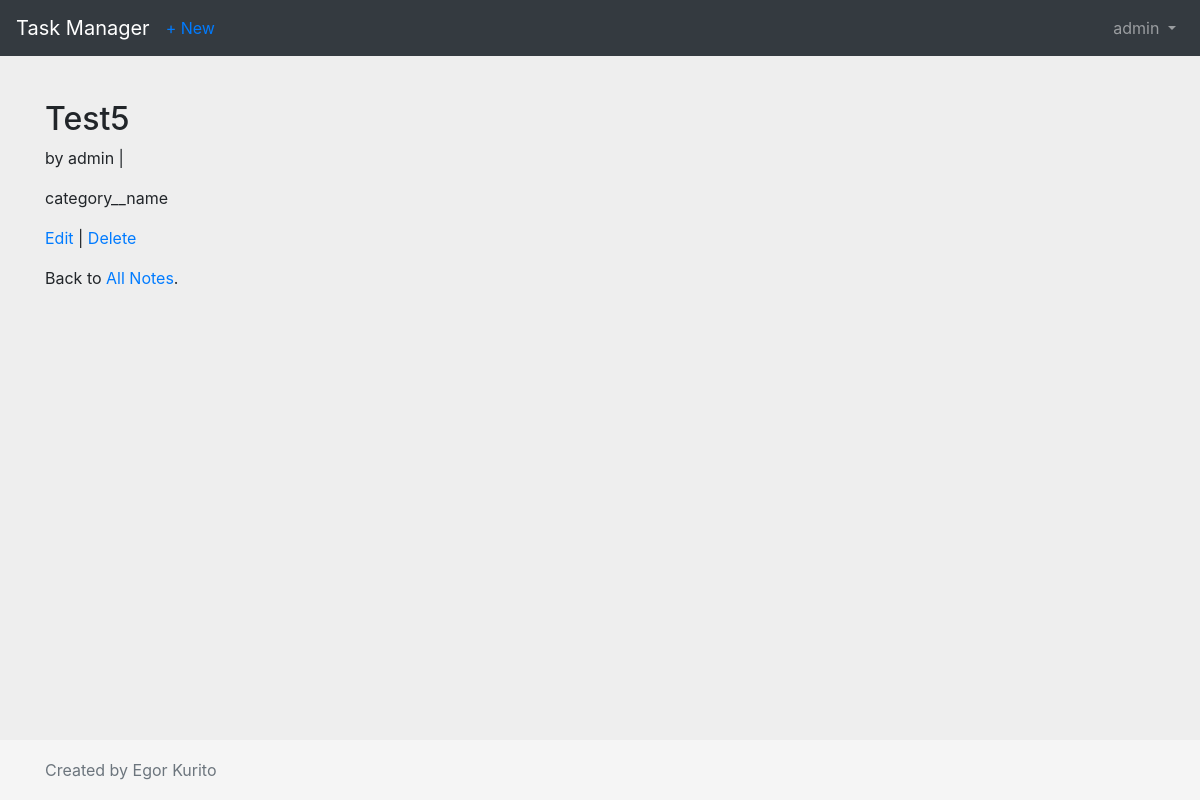
/notes/5/ (signed in), run on the app's committed database.
### users/models.py (models this page shows)
class CustomUser(AbstractUser):
    age = models.PositiveIntegerField(default=0)

### notes/models.py (models this page shows, shortened)
class Note(models.Model):
    title = models.CharField(max_length=255)
    content = models.TextField()
    favourite = models.BooleanField(default=False)
    publish = models.DateField(auto_now=False, auto_now_add=True)
    updated = models.DateTimeField(auto_now=True, auto_now_add=False)
    user = models.ForeignKey(
        settings.AUTH_USER_MODEL,
        on_delete=models.CASCADE,
    )
    category = models.ForeignKey(
        Category,
        default="Note",
        on_delete=models.CASCADE,
        related_query_name='category',
    )
    class Meta:
        ordering = ["-publish", "-updated"]

### notes/views.py (the view)
# urls.py: path('<int:pk>/', views.NoteDetailView.as_view(), name='note_detail'),
class NoteDetailView(LoginRequiredMixin, DetailView):
    model = models.Note
    template_name = 'note_detail.html'
    login_url = 'login'

### templates/note_detail.html
{% extends 'base.html' %}
{% block content %}
<div class="article-entry">
  <h2>{{ object.title }}</h2>
  <p>by {{ object.user }} | {{ object.date }}</p>
  <p>{{ object.content }}</p>
</div>
<p><a href="{% url 'note_edit' note.pk %}">Edit</a> | <a href="{% url 'note_delete' note.pk %}">Delete</a></p>
<p>Back to <a href="{% url 'note_list' %}">All Notes</a>.</p>
{% endblock content %}

### templates/base.html (shortened to what this page needs)
<!doctype html>
<html lang="en">
<head>
  {% load staticfiles %}
  <link rel="stylesheet" href="https://stackpath.bootstrapcdn.com/bootstrap/4.3.1/css/bootstrap.min.css">
  <link rel="stylesheet" type="text/css" href="{% static "css/style.css" %}">
</head>
<body>
  <nav class="navbar navbar-expand-md navbar-dark bg-dark mb-2 navbar-inverse fixed-top bg-inverse"> <a class="navbar-brand" href="{% url 'home' %}">Task Manager</a>
    {% if user.is_authenticated %}
    <ul class="navbar-nav mr-auto">
      <li class="nav-item"><a href="{% url 'note_new' %}">+ New</a></li>
    </ul>
    {% endif %}
    <div class="collapse navbar-collapse" id="navbarCollapse">
      {% if user.is_authenticated %}
      <ul class="navbar-nav ml-auto">
        <li class="nav-item">
          <a class="nav-link dropdown-toggle" href="#" id="userMenu" data-toggle="dropdown" aria-haspopup="true" aria-expanded="false">
            {{ user.username }}
          </a>
        </li>
      </ul>
      {% else %}
      <form class="form-inline ml-auto">
        <a href="{% url 'login' %}" class="btn btn-outline-secondary">Log in</a>
        <a href="{% url 'signup' %}" class="btn btn-primary ml-2">Sign up</a>
      </form>
      {% endif %}
    </div>
  </nav>
  <div class="container">
    {% block content %}
    {% endblock %}
  </div>
  <footer class="footer">
    <div class="container">
      <span class="text-muted">Created by Egor Kurito</span>
    </div>
  </footer>
</body>
</html>

### static/css/style.css (style rules this page uses)
html { position: relative; min-height: 100%; }
body { padding-top: 40px; padding-bottom: 40px; background-color: #eee; margin-bottom: 60px; }
body > .container { padding: 60px 15px 0; }
.footer { position: absolute; bottom: 0; width: 100%; height: 60px; line-height: 60px; background-color: #f5f5f5; }
.footer > .container { padding-right: 15px; padding-left: 15px; }

### data on the page
CustomUser: username "admin"
Note: title "Test5", user "admin", content "category__name"
